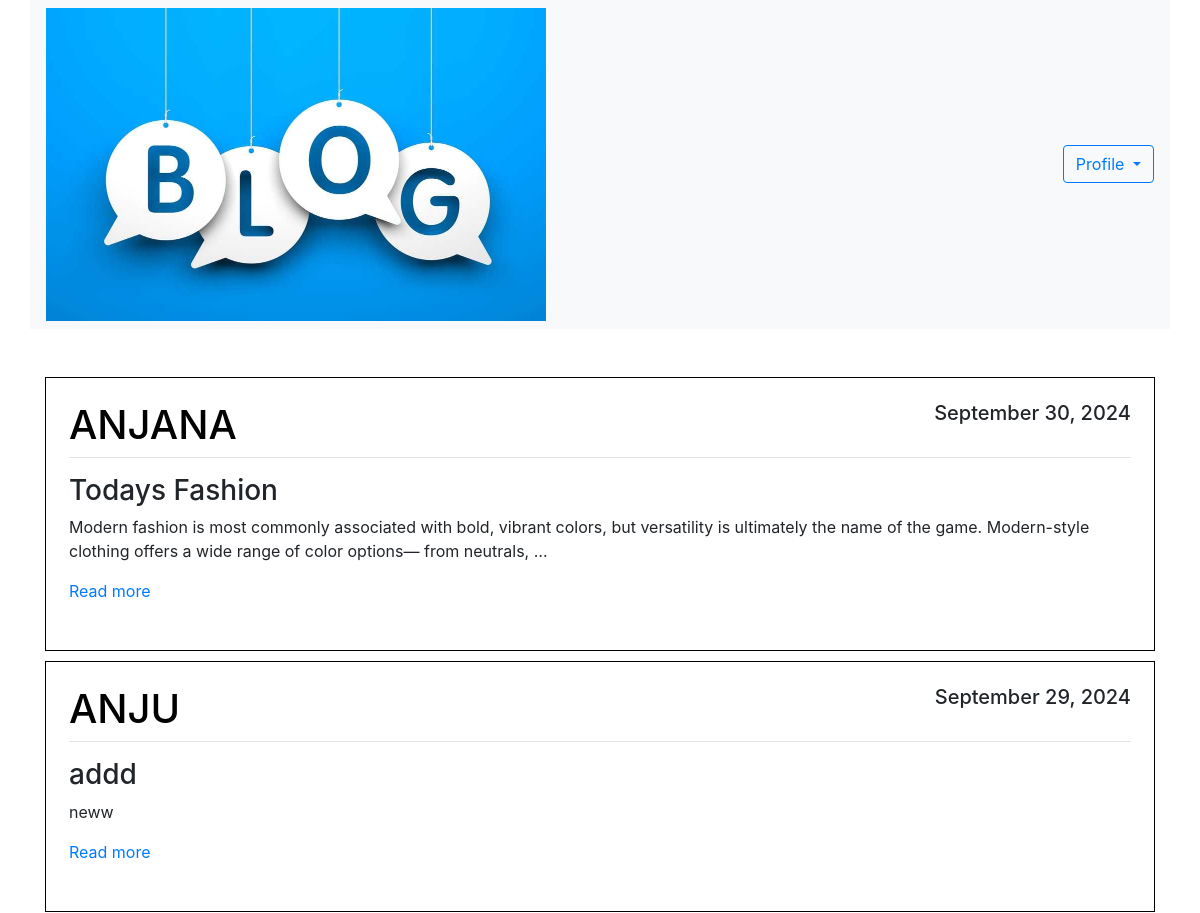
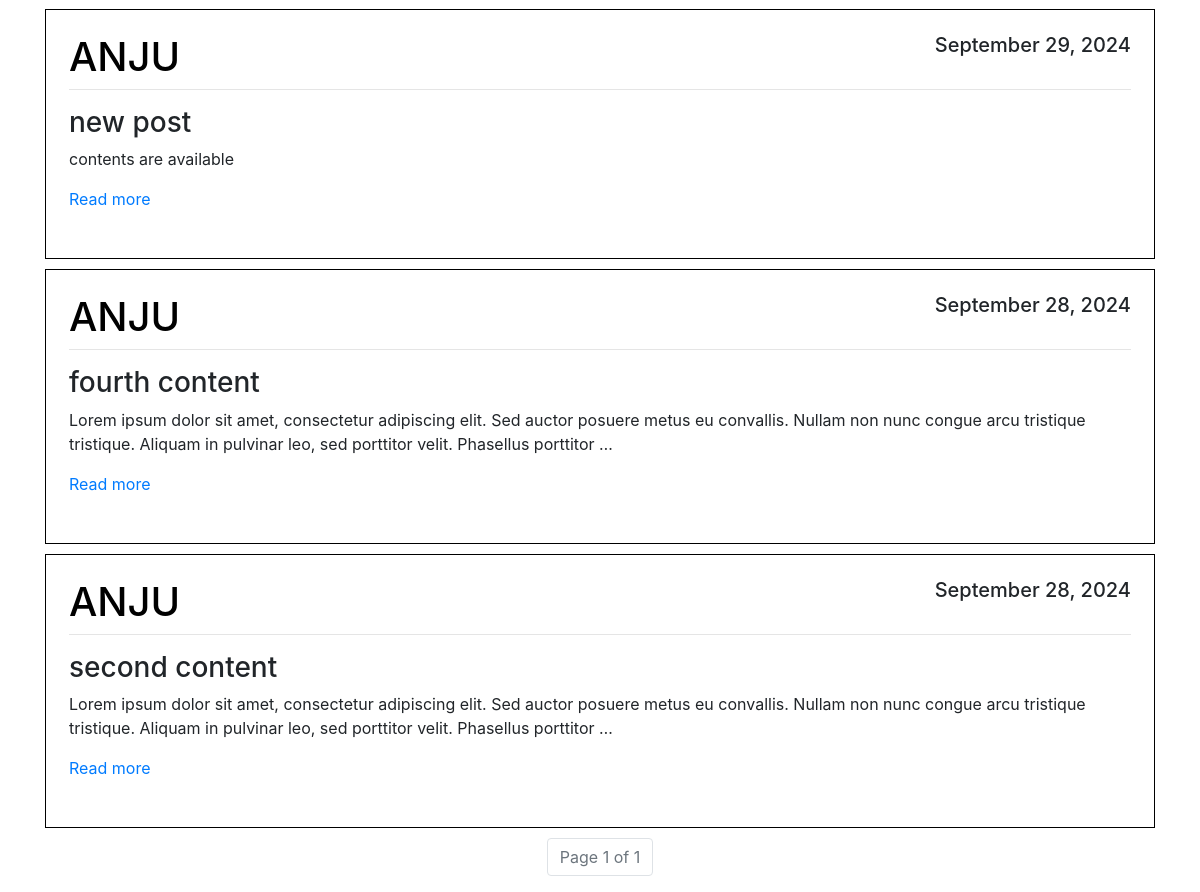
/home/, run on the app's committed database (2 pictures, top to bottom).
### Blog/models.py (models this page shows, shortened)
class Post(models.Model):
    title = models.CharField(max_length=100)
    content = models.TextField()
    date_posted = models.DateTimeField(default=timezone.now)
    author = models.ForeignKey(User, on_delete=models.CASCADE)

### Blog/views.py (the view)
# urls.py: path('home/', views.home, name='home'),
def home(request):
    posts_list = Post.objects.all().order_by('-date_posted')
    paginator = Paginator(posts_list, 5)  # Show 5 posts per page
    page_number = request.GET.get('page')
    posts = paginator.get_page(page_number)
    context = {
        'posts': posts
    }
    return render(request, 'Blog/home.html', context)

### Blog/templates/Blog/home.html (shortened to what this page needs)
{% extends 'blog/base.html' %}
{% block content %}
{% load static %}
<div class="container custom-container">
    <nav class="navbar navbar-expand-lg navbar-light bg-light w-100">
        <div class="collapse navbar-collapse" id="navbarSupportedContent">
            <ul class="navbar-nav mr-auto">
                <li><a href="/home"><img class="w-50" src="{% static 'image\blogs (1).jpg' %}" alt=""></a></li>
            </ul>
            <form class="form-inline my-2 my-lg-0">
                <div class="dropdown">
                    <button class="btn btn-outline-primary dropdown-toggle" type="button" id="dropdownMenuButton"
                        data-toggle="dropdown" aria-haspopup="true" aria-expanded="false">
                        Profile
                    </button>
                </div>
            </form>
        </div>
    </nav>
    <br><br>
    <div class="container custom-container" style="max-width: 1350px;">
        {% for post in posts %}
        <article class="media content-section">
            <div class="media-body" style="border: 1px solid black; padding: 23px; margin-bottom: 10px;">
                <div class="article-metadata">
                    <h1 class="text-uppercase" style="text-align:left;float:left; color: #000000;">{{ post.author }}</h1>
                    <h5 style="text-align:right;float:right;">{{ post.date_posted|date:"F d, Y" }}</h5>
                    <hr style="clear:both;" />
                </div>
                <h3>{{ post.title }}</h3>
                <p class="article-content">{{ post.content|truncatewords:30 }}</p>
                <a href="{% url 'post-detail' post.id %}">Read more</a>
                <br><br>
            </div>
        </article>
        {% empty %}
        <p>No posts available.</p>
        {% endfor %}
    </div>
    <div class="pagination justify-content-center">
        <nav aria-label="Page navigation">
            <ul class="pagination">
                <li class="page-item disabled">
                    <span class="page-link">Page {{ posts.number }} of {{ posts.paginator.num_pages }}</span>
                </li>
            </ul>
        </nav>
    </div>
</div>
{% endblock %}

### Blog/templates/Blog/base.html (shortened to what this page needs)
{% load static %}
<!DOCTYPE html>
<html lang="en">
<head>
    <link rel="stylesheet" href="https://cdn.jsdelivr.net/npm/bootstrap@4.0.0/dist/css/bootstrap.min.css"
>
</head>
<body>
    <div class="container custom-container">
        {% block content %}{% endblock %}
    </div>
</body>
</html>

### Blog/templates/Blog/base.html (style rules this page uses)
.custom-container { max-width: 1450px; }

### data on the page
Post: author "ANJANA", date_posted "September 30, 2024", title "Todays Fashion", content "Modern fashion is most commonly associated with bold, vibrant colors, but versatility is ultimately the name of the game. Modern-style clothing offers a wide range of color options— from neutrals, …"
Post: author "ANJU", date_posted "September 29, 2024", title "addd", content "neww"
Post: author "ANJU", date_posted "September 29, 2024", title "new post", content "contents are available"
Post: author "ANJU", date_posted "September 28, 2024", title "fourth content", content "Lorem ipsum dolor sit amet, consectetur adipiscing elit. Sed auctor posuere metus eu convallis. Nullam non nunc congue arcu tristique tristique. Aliquam in pulvinar leo, sed porttitor velit. Phasellus porttitor …"
Post: author "ANJU", date_posted "September 28, 2024", title "second content", content "Lorem ipsum dolor sit amet, consectetur adipiscing elit. Sed auctor posuere metus eu convallis. Nullam non nunc congue arcu tristique tristique. Aliquam in pulvinar leo, sed porttitor velit. Phasellus porttitor …"

### other printed values
{{ posts.number }} "1"
{{ posts.paginator.num_pages }} "1"
